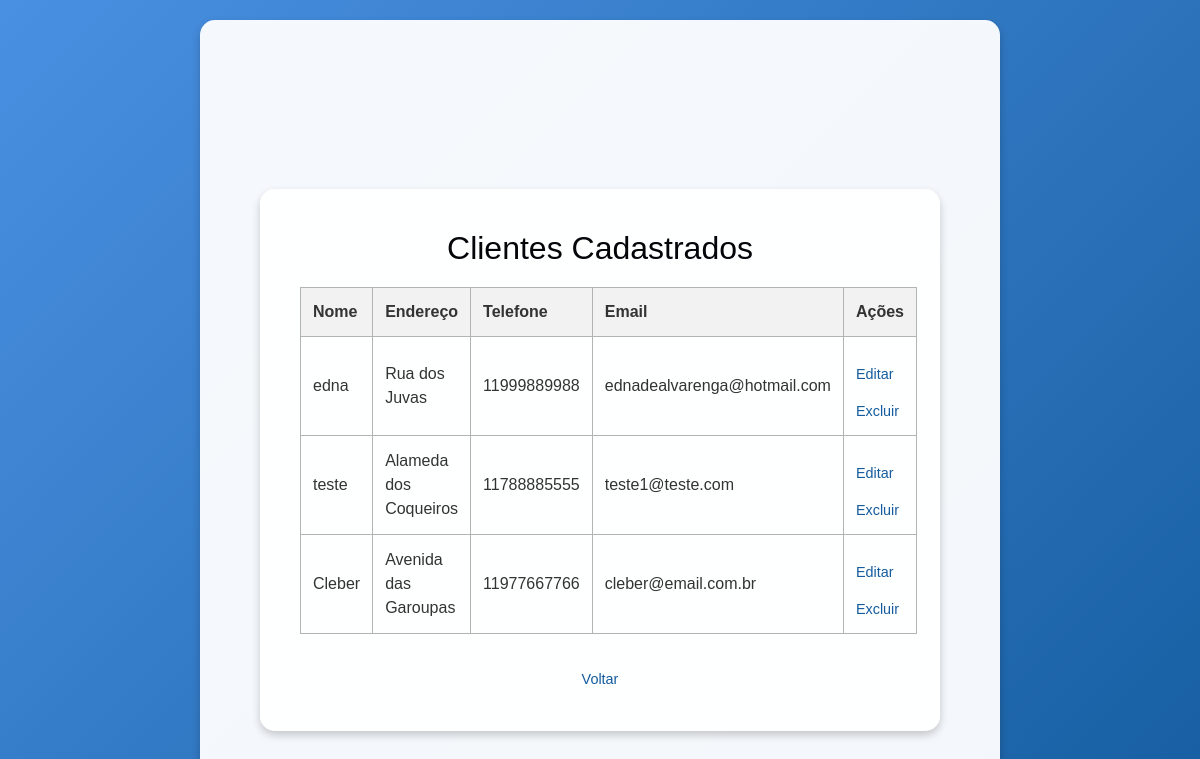
The app's page /clientes/ (signed in) with its own data.
### core/models.py (models this page shows, shortened)
class Cliente(models.Model):
    user = models.ForeignKey(User, on_delete=models.CASCADE)  # Relaciona o cliente ao usuário
    nome = models.CharField(max_length=100)
    endereco = models.CharField(max_length=255)
    numero = models.IntegerField()
    complemento = models.CharField(max_length=100)
    bairro = models.CharField(max_length=100)
    localidade = models.CharField(max_length=100)
    uf = models.CharField(max_length=2)
    telefone = models.CharField(max_length=15)
    email = models.EmailField(unique=True)  # Define o campo como único

### core/views.py (the view)
# urls.py: path('clientes/', views.consultar_clientes, name='consultar_clientes'),
@login_required
def consultar_clientes(request):
    clientes = Cliente.objects.filter(user=request.user)
    return render(request, 'core/consultar_clientes.html', {'clientes': clientes})

### templates/core/consultar_clientes.html (shortened to what this page needs)
{% extends 'base.html' %}
{% block content %}
  <div class="container">
    <main>
      <h2>Clientes Cadastrados</h2>
      <table>
        <tr>
          <th>Nome</th>
          <th>Endereço</th>
          <th>Telefone</th>
          <th>Email</th>
          <th>Ações</th>
        </tr>
        {% for cliente in clientes %}
          <tr>
            <td>{{ cliente.nome }}</td>
            <td>{{ cliente.endereco }}</td>
            <td>{{ cliente.telefone }}</td>
            <td>{{ cliente.email }}</td>
            <td>
              <a href="{% url 'editar_cliente' cliente.pk %}">Editar</a>
              <a href="{% url 'excluir_cliente' cliente.pk %}">Excluir</a>
            </td>
          </tr>
        {% empty %}
          <tr>
            <td colspan="5">Nenhum cliente cadastrado.</td>
          </tr>
        {% endfor %}
      </table>
      <a href="{% url 'painel_usuario' %}">Voltar</a>
    </main>
  </div>
{% endblock %}

### templates/base.html (style rules this page uses)
* { margin: 0; padding: 0; box-sizing: border-box; }
body { font-family: Arial, sans-serif; background: linear-gradient(135deg, #4a90e2, #145c9e); color: #333; min-height: 100vh; }
.container { display: flex; flex-direction: column; justify-content: center; align-items: center; min-height: 100vh; padding: 20px; }
main { background-color: rgba(255, 255, 255, 0.95); padding: 40px; border-radius: 15px; box-shadow: 0 4px 8px rgba(0, 0, 0, 0.2); max-width: 800px; width: 100%; text-align: center; }

### templates/core/consultar_clientes.html (style rules this page uses)
* { margin: 0; padding: 0; box-sizing: border-box; }
body { font-family: Arial, sans-serif; background: linear-gradient(135deg, #4a90e2, #145c9e); display: flex; justify-content: center; align-items: center; min-height: 100vh; color: #333; }
.container { display: flex; flex-direction: column; justify-content: center; align-items: center; min-height: 100vh; width: 100%; padding: 20px; }
main { background-color: rgba(255, 255, 255, 0.95); padding: 40px; border-radius: 15px; box-shadow: 0 4px 8px rgba(0, 0, 0, 0.2); max-width: 800px; width: 100%; text-align: center; }
h2 { font-size: 2rem; color: #020609; margin-bottom: 20px; }
table { width: 100%; border-collapse: collapse; margin-bottom: 20px; }
th, td { border: 1px solid #b3b3b3; padding: 12px; text-align: left; }
th { background-color: #f2f2f2; }
a { display: inline-block; margin-top: 15px; color: #145c9e; text-decoration: none; font-size: 0.9rem; transition: color 0.3s ease; }

### records on screen
Cliente: nome "edna", endereco "Rua dos Juvas", telefone "11999889988", email "ednadealvarenga@hotmail.com"
Cliente: nome "teste", endereco "Alameda dos Coqueiros", telefone "11788885555", email "teste1@teste.com"
Cliente: nome "Cleber", endereco "Avenida das Garoupas", telefone "11977667766", email "cleber@email.com.br"
